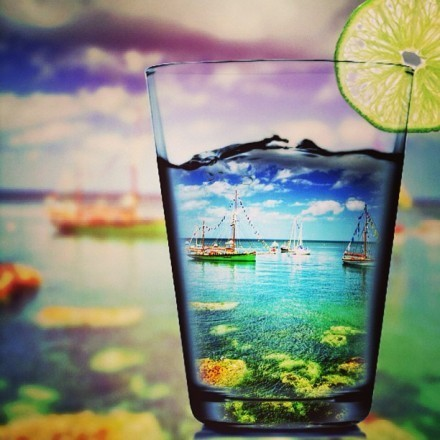
//> input picture 08特征检测/1.jpg, 440 x 440 px
$ ./05ORB特征提取暴力匹配   (built with g++ and OpenCV 4)
//> lines starting //> are read from the running program, lines starting //| are printed output that depends on the picture
#include<iostream>
#include<opencv2/opencv.hpp>
#include<opencv2/xfeatures2d/nonfree.hpp>
#include<opencv2/features2d/features2d.hpp>
#include <opencv2/xfeatures2d.hpp>
using namespace std;
using namespace cv;
using namespace xfeatures2d;

int main()
{
	//01 读取图片
	Mat src1 = imread("1.jpg");
//> src1 is the input picture: 440 rows x 440 cols, CV_8UC3; mean B, G, R 128.3, 143.8, 137.1
	Mat src2 = imread("4.jpg");
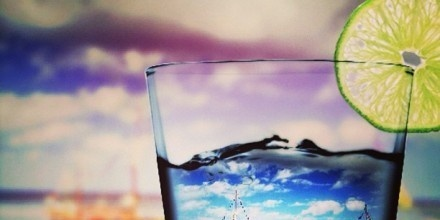
//> input picture 08特征检测/4.jpg, 440 x 220 px
//> src2 is the input picture: 220 rows x 440 cols, CV_8UC3; mean B, G, R 150.8, 152.3, 160
	imshow("src1", src1);
	imshow("src2", src2);

	//02 创建关键点

	//02-1使用orb方法判断关键点


	Ptr<ORB> detector = ORB::create(10);
	vector<KeyPoint> keyPoint1, keyPoint2;
	detector->detect(src1, keyPoint1);
//> keyPoint1 = 10 keypoints; (x, y, size): (282, 249, 31), (287, 141, 31), (305, 140, 92.6), (275, 135, 44.6), (282, 250, 37.2), (301, 144, 77.1), (287, 140, 37.2), (274, 135, 64.3), (197, 156, 53.6), (282, 252, 44.6)
	detector->detect(src2, keyPoint2);
//> keyPoint2 = 9 keypoints; (x, y, size): (287, 141, 31), (275, 135, 53.6), (275, 135, 44.6), (306, 139, 77.1), (287, 140, 37.2), (196, 156, 44.6), (197, 155, 37.2), (274, 135, 64.3), (268, 144, 31)


	//03 为关键点计算特征值
	Mat descriptor1, descriptor2;
	detector->compute(src1, keyPoint1, descriptor1);
	detector->compute(src2, keyPoint2, descriptor2);


	//04 绘制关键点
	Mat dst1, dst2;
	drawKeypoints(src1, keyPoint1, dst1);
	drawKeypoints(src2, keyPoint2, dst2);
	imshow("dst1", dst1);
	imshow("dst2", dst2);

	//05 匹配
	BFMatcher matcher;
	vector<DMatch> matches;
	matcher.match(descriptor1, descriptor2, matches);
//> matches = 10 matches

	//06绘图
	Mat out;
	drawMatches(src1, keyPoint1, src2, keyPoint2, matches, out);
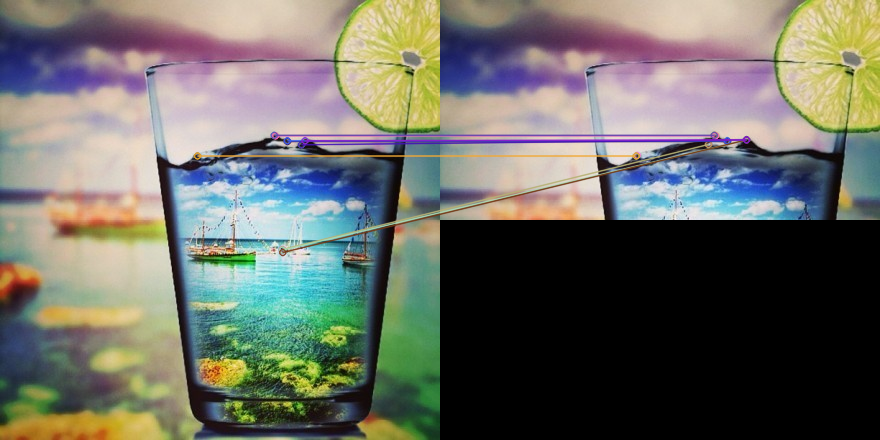
//> out: 440 rows x 880 cols, CV_8UC3; mean B, G, R 101.6, 109.3, 108.4
	imshow("out", out);

	waitKey(0);

	return 0;
}
